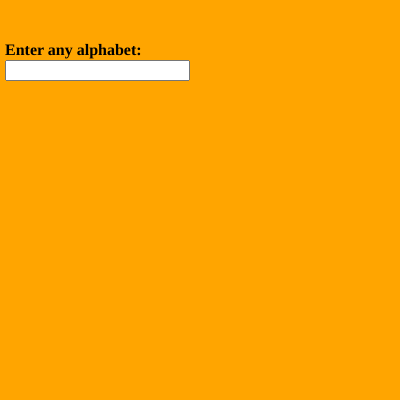
Frame 1 (no input)
Frame 60 (no input): identical to frame 1, image omitted
Frame 120 (the mouse pressed at the canvas centre since frame 60): identical to frame 1, image omitted

The p5.js sketch that drew this single still picture (run headless with seeded random() and noise() and a simulated clock; from frame 60 on, the mouse is pressed at the canvas centre):

// p5.js sketch
// ── sketch.js
var input, heading;
function setup() {
  createCanvas(400, 400);

  input = createInput();
  input.position(5, 60);

  heading = createElement("h4", "Enter any alphabet:");
  heading.position(5, 20);

  textAlign(CENTER);
  textSize(50);
}

function draw() {
  background("orange");

  //generate random alphbet
  var value = input.value();

  // Write Code for switch statement
}
